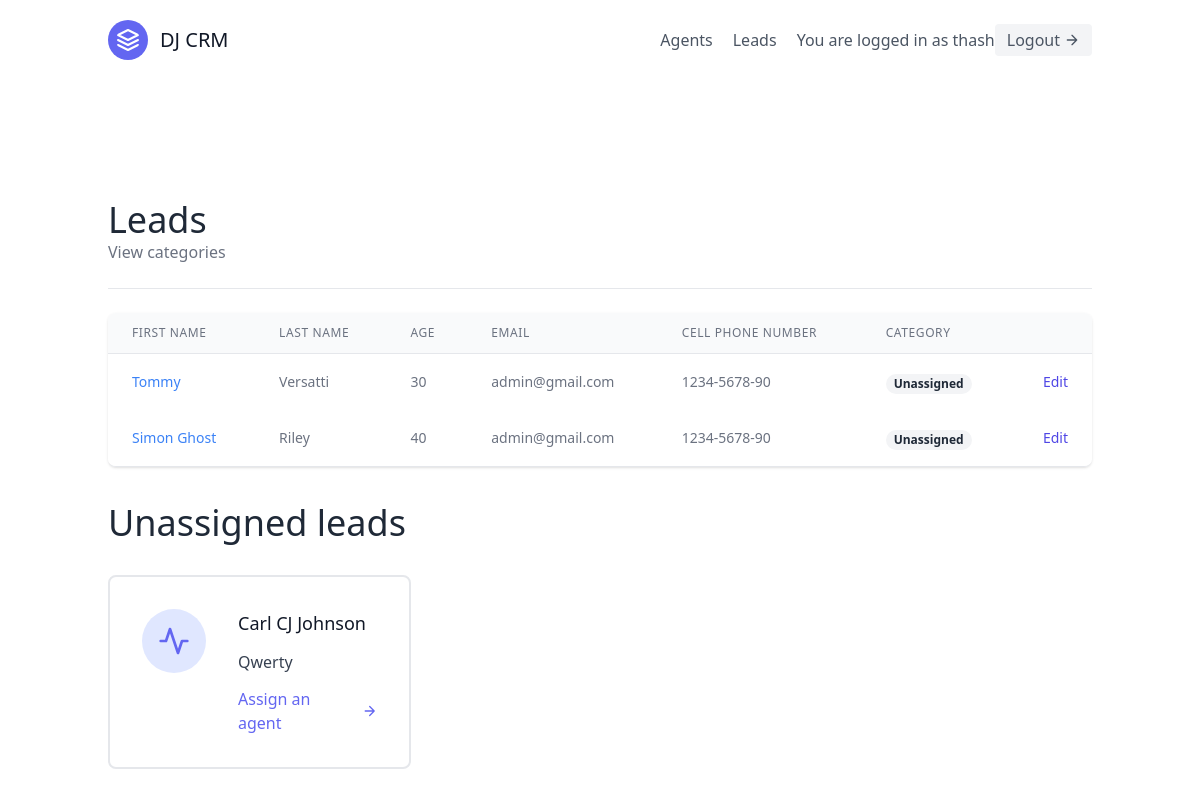
The app's page /leads/ (signed in), older data.
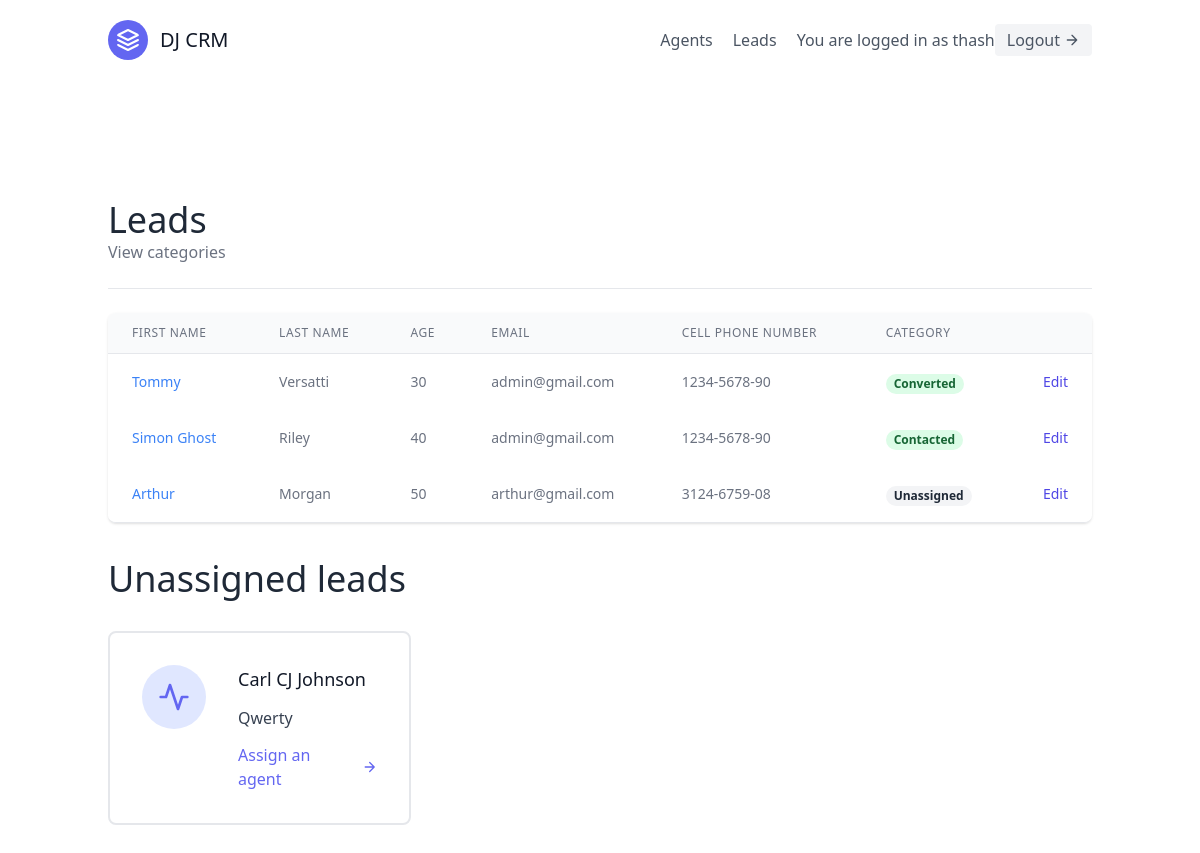
The same page, newer data.
### leads/models.py (models this page shows, shortened)
class User(AbstractUser):
    is_organiser = models.BooleanField(default=True)
    is_agent = models.BooleanField(default=False)

class Lead(models.Model):
    first_name = models.CharField(max_length=20)
    last_name = models.CharField(max_length=20)
    age = models.IntegerField(default=0)
    agent = models.ForeignKey(Agent, null=True, blank=True, on_delete=models.SET_NULL)
    organisation = models.ForeignKey(UserProfile, on_delete=models.CASCADE)
    category = models.ForeignKey("Category", related_name="leads",  null=True, blank=True, on_delete=models.SET_NULL)
    description = models.TextField()
    date_added = models.DateTimeField(auto_now_add=True)
    phone_number = models.CharField(max_length=20)
    email = models.EmailField()

class Category(models.Model):
    name = models.CharField(max_length=30)
    organisation = models.ForeignKey(UserProfile, on_delete=models.CASCADE)

### leads/views.py (the view)
# urls.py: path('', views.LeadListView.as_view(), name='list'),
class LeadListView(LoginRequiredMixin, generic.ListView):
    template_name = "leads/leads_list.html"
    context_object_name = "leads"
    def get_queryset(self):
        user = self.request.user
        if user.is_organiser:
            queryset = Lead.objects.filter(organisation=user.userprofile, agent__isnull=False)
        else:
            queryset = Lead.objects.filter(organisation=user.agent.organisation, agent__isnull=False)
            queryset = queryset.filter(agent__user=user)
        return queryset
    def get_context_data(self, **kwargs):
        context = super(LeadListView, self).get_context_data(**kwargs)
        user = self.request.user
        if user.is_organiser:
            queryset = Lead.objects.filter(
                organisation=user.userprofile,
                agent__isnull=True
            )
            context.update(
                {
                    "unassigned_leads": queryset
                }
            )
        return context

### leads/templates/leads/leads_list.html (shortened to what this page needs)
{% extends "base.html" %}
{% block content %}
<section class="text-gray-700 body-font">
    <div class="container px-5 py-24 mx-auto flex flex-wrap">
        <div class="w-full mb-6 py-6 flex justify-between items-center border-b border-gray-200">
            <div>
                <h1 class="text-4xl text-gray-800">Leads</h1>
                <a class="text-gray-500 hover:text-blue-500" href="{% url 'leads:category-list' %}">
                    View categories
                </a>
            </div>
        </div>
        <div class="flex flex-col w-full">
            <div class="-my-2 overflow-x-auto sm:-mx-6 lg:-mx-8">
            <div class="py-2 align-middle inline-block min-w-full sm:px-6 lg:px-8">
                <div class="shadow overflow-hidden border-b border-gray-200 sm:rounded-lg">
                <table class="min-w-full divide-y divide-gray-200">
                    <thead class="bg-gray-50">
                        <tr>
                            <th scope="col" class="px-6 py-3 text-left text-xs font-medium text-gray-500 uppercase tracking-wider">
                            First Name
                            </th>
                            <th scope="col" class="px-6 py-3 text-left text-xs font-medium text-gray-500 uppercase tracking-wider">
                            Last Name
                            </th>
                            <th scope="col" class="px-6 py-3 text-left text-xs font-medium text-gray-500 uppercase tracking-wider">
                            Age
                            </th>
                            <th scope="col" class="px-6 py-3 text-left text-xs font-medium text-gray-500 uppercase tracking-wider">
                            Email
                            </th>
                            <th scope="col" class="px-6 py-3 text-left text-xs font-medium text-gray-500 uppercase tracking-wider">
                            Cell Phone Number
                            </th>
                            <th scope="col" class="px-6 py-3 text-left text-xs font-medium text-gray-500 uppercase tracking-wider">
                            Category
                            </th>
                            <th scope="col" class="relative px-6 py-3">
                            </th>
                        </tr>
                    </thead>
                    <tbody>
                        {% for lead in leads %}
                            <tr class="bg-white">
                                <td class="px-6 py-4 whitespace-nowrap text-sm font-medium text-gray-900">
                                    <a class="text-blue-500 hover:text-blue-800" href="{% url 'leads:detail' lead.pk %}">{{ lead.first_name }}</a>
                                </td>
                                <td class="px-6 py-4 whitespace-nowrap text-sm text-gray-500">
                                    {{ lead.last_name }}
                                </td>
                                <td class="px-6 py-4 whitespace-nowrap text-sm text-gray-500">
                                    {{ lead.age }}
                                </td>
                                <td class="px-6 py-4 whitespace-nowrap text-sm text-gray-500">
                                    {{ lead.email }}
                                </td>
                                <td class="px-6 py-4 whitespace-nowrap text-sm text-gray-500">
                                    {{ lead.phone_number }}
                                </td>
                                <td class="px-6 py-4 whitespace-nowrap">
                                    {% if lead.category %}
                                        <span class="px-2 inline-flex text-xs leading-5 font-semibold rounded-full bg-green-100 text-green-800">
                                            {{ lead.category.name }}
                                        </span>
                                    {% else %}
                                        <span class="px-2 inline-flex text-xs leading-5 font-semibold rounded-full bg-gray-100 text-gray-800">
                                            Unassigned
                                        </span>
                                    {% endif %}
                                </td>
                                <td class="px-6 py-4 whitespace-nowrap text-right text-sm font-medium">
                                    <a href="{% url 'leads:update' lead.pk %}" class="text-indigo-600 hover:text-indigo-900">
                                        Edit
                                    </a>
                                </td>
                            </tr>
                        {% empty %}
                        <p>There are currently no leads</p>
                        {% endfor %}
                    </tbody>
                </table>
                </div>
            </div>
            </div>
        </div>
        {% if unassigned_leads.exists %}
            <div class="mt-5 flex flex-wrap -m-4">
                <div class="p-4 w-full">
                    <h1 class="text-4xl text-gray-800">Unassigned leads</h1>
                </div>
                {% for lead in unassigned_leads %}
                <div class="p-4 lg:w-1/2 md:w-full">
                    <div class="flex border-2 rounded-lg border-gray-200 p-8 sm:flex-row flex-col">
                        <div class="w-16 h-16 sm:mr-8 sm:mb-0 mb-4 inline-flex items-center justify-center rounded-full bg-indigo-100 text-indigo-500 flex-shrink-0">
                            <svg fill="none" stroke="currentColor" stroke-linecap="round" stroke-linejoin="round" stroke-width="2" class="w-8 h-8" viewBox="0 0 24 24">
                                <path d="M22 12h-4l-3 9L9 3l-3 9H2"></path>
                            </svg>
                        </div>
                        <div class="flex-grow">
                            <h2 class="text-gray-900 text-lg title-font font-medium mb-3">
                                {{ lead.first_name }} {{ lead.last_name }}
                            </h2>
                            <p class="leading-relaxed text-base">
                                {{ lead.description }}
                            </p>
                            <a href="{% url 'leads:assign-agent' lead.pk %}" class="mt-3 text-indigo-500 inline-flex items-center">
                                Assign an agent
                                <svg fill="none" stroke="currentColor" stroke-linecap="round" stroke-linejoin="round" stroke-width="2" class="w-4 h-4 ml-2" viewBox="0 0 24 24">
                                    <path d="M5 12h14M12 5l7 7-7 7"></path>
                                </svg>
                            </a>
                        </div>
                    </div>
                </div>
                {% endfor %}
            </div>
        {% endif %}
    </div>
</section>
{% endblock content %}

### templates/base.html (shortened to what this page needs)
{% load static %}
<!DOCTYPE html>
<html lang="en">
<head>
    <script src="https://cdn.tailwindcss.com"></script>
    <link rel="stylesheet" href="{% static 'css/style.css' %}">
    <link href="https://unpkg.com/tailwindcss@^2/dist/tailwind.min.css" rel="stylesheet">
</head>
<body>
    <div class="max-w-7xl mx-auto">
        {% include "navbar.html" %}
        {% block content %}
        {% endblock content %}
    </div>
</body>
</html>

### templates/navbar.html (shortened to what this page needs)
<header class="text-gray-600 body-font">
    <div class="container mx-auto flex flex-wrap p-5 flex-col md:flex-row items-center">
        <a class="flex title-font font-medium items-center text-gray-900 mb-4 md:mb-0">
            <svg xmlns="http://www.w3.org/2000/svg" fill="none" stroke="currentColor" stroke-linecap="round" stroke-linejoin="round" stroke-width="2" class="w-10 h-10 text-white p-2 bg-indigo-500 rounded-full" viewBox="0 0 24 24">
            <path d="M12 2L2 7l10 5 10-5-10-5zM2 17l10 5 10-5M2 12l10 5 10-5"></path>
            </svg>
            <span class="ml-3 text-xl">DJ CRM</span>
        </a>
        <nav class="md:ml-auto flex flex-wrap items-center text-base justify-center">
            {% if request.user.is_organiser %}
            <a href="{% url 'agents:list' %}" class="mr-5 hover:text-gray-900">Agents</a>
            {% endif %}
            <a href="{% url 'leads:list' %}" class="mr-5 hover:text-gray-900">Leads</a>
        </nav>
        {% if request.user.is_authenticated %}
        You are logged in as {{ request.user.username }}
        <a href="{% url 'logout' %}" class="inline-flex items-center bg-gray-100 border-0 py-1 px-3 focus:outline-none hover:bg-gray-200 rounded text-base mt-4 md:mt-0">Logout
            <svg fill="none" stroke="currentColor" stroke-linecap="round" stroke-linejoin="round" stroke-width="2" class="w-4 h-4 ml-1" viewBox="0 0 24 24">
            <path d="M5 12h14M12 5l7 7-7 7"></path>
            </svg>
        </a>
        {% endif %}
    </div>
</header>

### templates/scripts.html (shortened to what this page needs)
{% load static %}

Row changes from the older to the newer data that the page shows:
changed Lead "Tommy": category.name (not shown) → "Converted"; no longer shows "Unassigned"
changed Lead "Simon Ghost": category.name (not shown) → "Contacted"; no longer shows "Unassigned"
added Lead: first_name "Arthur", last_name "Morgan", age "50", email "arthur@gmail.com", phone_number "3124-6759-08", shows "Unassigned", shown under "Leads"
